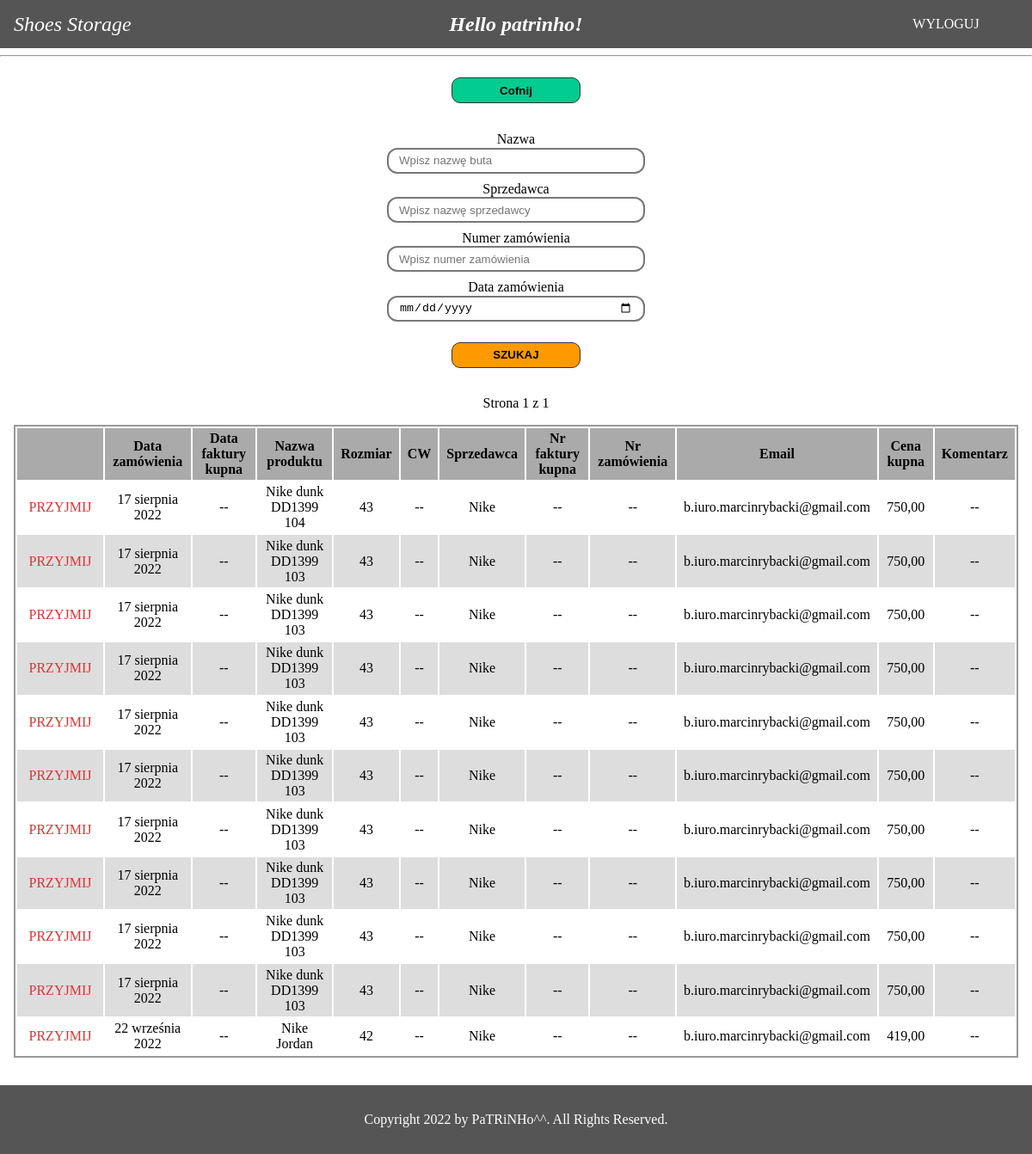
Page /entry_in_single/ (signed in) on the committed database.
### base/models.py (models this page shows, shortened)
class IncommingShoe(models.Model):
    order_date = models.DateField()
    buy_invoice_date = models.DateField(blank=True, null=True)
    name = models.CharField(max_length=200)
    size = models.CharField(max_length=20)
    cw = models.CharField(max_length=20, blank=True)
    seller = models.ForeignKey(Seller, on_delete=models.SET_NULL, null=True)
    buy_invoice_nr = models.CharField(max_length=30, blank=True)
    order_nr = models.CharField(max_length=30, blank=True)
    email = models.CharField(max_length=200)
    buy_price = models.DecimalField(max_digits=7, decimal_places=2)
    comment = models.TextField(max_length=200, blank=True)

class Seller(models.Model):
    name = models.CharField(max_length=200)
    def __str__(self):
        return self.name

### base/views.py (the view)
# urls.py: path('entry_in_single/', views.EntryInSingle.as_view(), name='entry-in-single'),
class EntryInSingle(LoginRequiredMixin, ListView):
    template_name = 'base/entry_in_single.html'
    login_url = '/login/'
    paginate_by = 25
    def get_queryset(self):
        incommings = IncommingShoe.objects.all()
        name = self.request.GET.get('n')
        if name:
            incommings = incommings.filter(
                name__contains=name)
        seller = self.request.GET.get('s')
        if seller:
            incommings = incommings.filter(
                seller__name__contains=seller)
        order_nr = self.request.GET.get('on')
        if order_nr:
            incommings = incommings.filter(
                order_nr__contains=order_nr)
        order_date = self.request.GET.get('od')
        if order_date:
            order_date = datetime.strptime(order_date, '%Y-%m-%d').date()
            incommings = incommings.filter(
                order_date=order_date)
        return sorted(incommings, key=attrgetter('order_date'))

### base/templates/base/entry_in_single.html (shortened to what this page needs)
{% extends 'main.html' %}
{% load static %}
{% block content %}
<hr/>
<div class="back-div">
    <a href="{% url 'entry-in' %}">
        <input type="button" value="Cofnij" name="" id="">
    </a>
</div>
<div class="filter-wrapper">
    <form method="GET" action="{% url 'entry-in-single' %}">
        <label for="name">Nazwa</label><br>
        <input name="n" id="name" type="text" value="{{request.GET.n}}" placeholder="Wpisz nazwę buta"><br>
        <label for="seller">Sprzedawca</label><br>
        <input name="s" id="seller" type="text" value="{{request.GET.s}}" placeholder="Wpisz nazwę sprzedawcy"><br>
        <label for="order_nr">Numer zamówienia</label><br>
        <input name="on" id="order_nr" type="text" value="{{request.GET.on}}" placeholder="Wpisz numer zamówienia"><br>
        <label for="order_date">Data zamówienia</label><br>
        <input name="od" id="order_date" type="date" value="{{request.GET.od}}" placeholder="Wybierz datę zamówienia"><br>
        <input type="submit" value="SZUKAJ">
    </form>
</div>
{% if object_list %}
<div class="pagination">
    <div class="previous-page">
    </div>
    <div class="current-page">
        Strona {{ page_obj.number }} z {{ page_obj.paginator.num_pages }}
    </div>
    <div class="next-page">
    </div>
</div>
<div class="check-incomming-wrapper">
    <table class="overwiew-table">
        <tr class="table-header">
            <th></th>
            <th>Data zamówienia</th>
            <th>Data faktury kupna</th>
            <th>Nazwa produktu</th>
            <th>Rozmiar</th>
            <th>CW</th>
            <th>Sprzedawca</th>
            <th>Nr faktury kupna</th>
            <th>Nr zamówienia</th>
            <th>Email</th>
            <th>Cena kupna</th>
            <th>Komentarz</th>
        </tr>
        {% for shoe in object_list %}
        <tr>
            <th class="entry-in"><a href="{% url 'create-single-entry-in' shoe.id %}">PRZYJMIJ</a></th>
            <th>{{shoe.order_date|default:"--"}}</th>
            <th>{{shoe.buy_invoice_date|default:"--"}}</th>
            <th>{{shoe.name|default:"--"}}</th>
            <th>{{shoe.size|default:"--"}}</th>
            <th>{{shoe.cw|default:"--"}}</th>
            <th>{{shoe.seller|default:"--"}}</th>
            <th>{{shoe.buy_invoice_nr|default:"--"}}</th>
            <th>{{shoe.order_nr|default:"--"}}</th>
            <th>{{shoe.email|default:"--"}}</th>
            <th>{{shoe.buy_price}}</th>
            <th>{{shoe.comment|default:"--"}}</th>
        </tr>
        {% endfor %}
    </table>
</div>
{% endif %}
{% endblock content %}

### templates/navbar.html
{% load static %}
<nav class="navbar">
    <div class="brand-title">
        {% if request.user.is_authenticated %}
        <a href="{% url 'home' %}">Shoes Storage</a>
        {% else %}
        <a href="{% url 'info' %}">Shoes Storage</a>
        {% endif %}
    </div>
    <div class="hello">
        {% if request.user.is_authenticated %}
            <b>Hello {{request.user}}!</b>
        {% else %}
            <b>Hello!</b>
        {% endif %}
    </div>
    <div class="navbar-links">
        {% if request.user.is_authenticated %}
        <div class="action-btn"><a href="{% url 'logout' %}">WYLOGUJ</a></div>
        {% else %}
        <div class="action-btn"><a href="{% url 'login' %}">ZALOGUJ</a></div>
        {% endif %}
    </div>
</nav>

### static/styles/styles.css (style rules this page uses)
* { box-sizing: border-box; }
body { margin: 0; padding: 0; min-height: 100vh; position: relative; padding-bottom: 5rem; }
.navbar { display: grid; grid-template-columns: 200px 1fr 200px; justify-content: space-between; align-items: center; background-color: #555; color: white; }
.brand-title { font-size: 1.5rem; margin: .5rem; margin-left: 1rem; min-width: 150px; font-style: italic; }
.brand-title a { text-decoration: none; color: white; }
.hello { text-align: center; font-size: x-large; font-style: italic; }
.navbar-links { width: 100%; }
.navbar-links .action-btn { width: 150px; border-radius: 1rem; margin-top: .2rem; margin-bottom: .2rem; margin-left: auto; margin-right: auto; }
.navbar-links .action-btn a { text-decoration: none; color: white; padding: 1rem; display: block; text-align: center; }
.check-incomming-wrapper { margin-left: auto; margin-right: auto; padding-left: 1rem; padding-right: 1rem; margin-top: 1rem; margin-bottom: 2rem; overflow-x: auto; }
.check-incomming-wrapper table { table-layout: auto; border: 2px solid #999; }
tr:nth-child(even) { background: #FFF; }
tr:nth-child(odd) { background: #DDD; }
tr:first-child { background: #AAA; }
.overwiew-table { margin-left: auto; margin-right: auto; }
.overwiew-table tr th { padding-top: .2rem; padding-bottom: .2rem; padding-left: .5rem; padding-right: .5rem; font-weight: normal; }
.overwiew-table .table-header th { font-weight: bold; }
.back-div { width: 150px; margin-left: auto; margin-right: auto; }
.back-div a input[type='button'] { display: block; width: 150px; height: 30px; margin-top: 1.5rem; margin-bottom: 2rem; border-radius: 10px; background-color: #03cc90; font-weight: bold; border: 1px solid #333; cursor: pointer; }
.back-div a { text-decoration: none; }
.overwiew-table tr th a { text-decoration: none; color: #dd3333; }
.overwiew-table tr .entry-in { min-width: 100px; width: 100px; }
.filter-wrapper { width: fit-content; margin-left: auto; margin-right: auto; text-align: center; }
.filter-wrapper label { vertical-align: middle; }
.filter-wrapper input[type='text'] { margin-bottom: .5rem; width: 300px; height: 30px; border-radius: 12px; border: 2px #777 solid; padding-left: 12px; padding-right: 12px; }
.filter-wrapper input[type='submit'] { display: block; width: 150px; height: 30px; margin-left: auto; margin-right: auto; margin-top: 1rem; margin-bottom: 2rem; border-radius: 10px; background-color: #ff9900; font-weight: bold; border: 1px solid #333; cursor: pointer; }
.filter-wrapper input[type='date'] { margin-bottom: .5rem; width: 300px; height: 30px; border-radius: 12px; border: 2px #777 solid; padding-left: 12px; padding-right: 12px; }
.pagination { width: calc(100% - 8rem); display: flex; margin-left: 4rem; margin-right: 4rem; margin-top: 2rem; }
.previous-page { width: 120px; }
.next-page { width: 120px; text-align: right; }
.current-page { width: calc(100% - 240px); text-align: center; }

### rows in the picture
IncommingShoe: order_date "17 sierpnia 2022", buy_invoice_date "--", name "Nike dunk DD1399 104", size "43", cw "--", seller "Nike", buy_invoice_nr "--", order_nr "--", email "b.iuro.marcinrybacki@gmail.com", buy_price "750,00", comment "--"
IncommingShoe: order_date "17 sierpnia 2022", buy_invoice_date "--", name "Nike dunk DD1399 103", size "43", cw "--", seller "Nike", buy_invoice_nr "--", order_nr "--", email "b.iuro.marcinrybacki@gmail.com", buy_price "750,00", comment "--"
IncommingShoe: order_date "17 sierpnia 2022", buy_invoice_date "--", name "Nike dunk DD1399 103", size "43", cw "--", seller "Nike", buy_invoice_nr "--", order_nr "--", email "b.iuro.marcinrybacki@gmail.com", buy_price "750,00", comment "--"
IncommingShoe: order_date "17 sierpnia 2022", buy_invoice_date "--", name "Nike dunk DD1399 103", size "43", cw "--", seller "Nike", buy_invoice_nr "--", order_nr "--", email "b.iuro.marcinrybacki@gmail.com", buy_price "750,00", comment "--"
IncommingShoe: order_date "17 sierpnia 2022", buy_invoice_date "--", name "Nike dunk DD1399 103", size "43", cw "--", seller "Nike", buy_invoice_nr "--", order_nr "--", email "b.iuro.marcinrybacki@gmail.com", buy_price "750,00", comment "--"
IncommingShoe: order_date "17 sierpnia 2022", buy_invoice_date "--", name "Nike dunk DD1399 103", size "43", cw "--", seller "Nike", buy_invoice_nr "--", order_nr "--", email "b.iuro.marcinrybacki@gmail.com", buy_price "750,00", comment "--"
IncommingShoe: order_date "17 sierpnia 2022", buy_invoice_date "--", name "Nike dunk DD1399 103", size "43", cw "--", seller "Nike", buy_invoice_nr "--", order_nr "--", email "b.iuro.marcinrybacki@gmail.com", buy_price "750,00", comment "--"
IncommingShoe: order_date "17 sierpnia 2022", buy_invoice_date "--", name "Nike dunk DD1399 103", size "43", cw "--", seller "Nike", buy_invoice_nr "--", order_nr "--", email "b.iuro.marcinrybacki@gmail.com", buy_price "750,00", comment "--"
IncommingShoe: order_date "17 sierpnia 2022", buy_invoice_date "--", name "Nike dunk DD1399 103", size "43", cw "--", seller "Nike", buy_invoice_nr "--", order_nr "--", email "b.iuro.marcinrybacki@gmail.com", buy_price "750,00", comment "--"
IncommingShoe: order_date "17 sierpnia 2022", buy_invoice_date "--", name "Nike dunk DD1399 103", size "43", cw "--", seller "Nike", buy_invoice_nr "--", order_nr "--", email "b.iuro.marcinrybacki@gmail.com", buy_price "750,00", comment "--"
IncommingShoe: order_date "22 września 2022", buy_invoice_date "--", name "Nike Jordan", size "42", cw "--", seller "Nike", buy_invoice_nr "--", order_nr "--", email "b.iuro.marcinrybacki@gmail.com", buy_price "419,00", comment "--"

### other values in the picture
{{ request.user }} "patrinho"
{{ page_obj.number }} "1"
{{ page_obj.paginator.num_pages }} "1"
